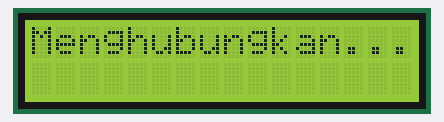
A sketch run on a simulated ESP32. Shown: 16×2 character LCD. WiFi joins after 1.5 s; servers stay silent unless stated; the local clock reads 2024-03-15 10:24:30 at power-on unless the sketch sets it; what the sketch prints to the serial monitor is not drawn.

Above: at 0.1 s.
At 1.84 s:
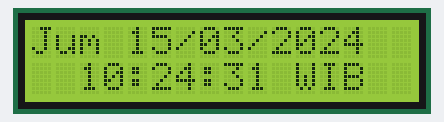
At 6.1 s:
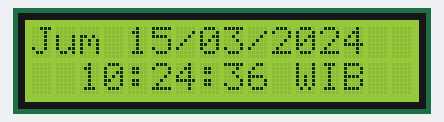
At 11.1 s:
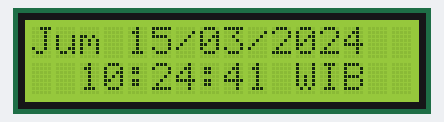
At 19.1 s:
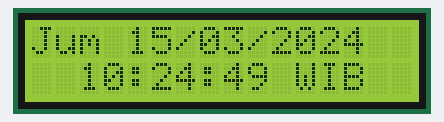
At 37.1 s:
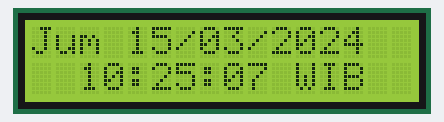

The sketch:

sketch.ino
```cpp
#include <WiFi.h>
#include <time.h>
#include <Wire.h>
#include <LiquidCrystal_I2C.h>

// WiFi bawaan simulator Wokwi
const char* WIFI_SSID = "Wokwi-GUEST";
const char* WIFI_PASS = "";

// Pengaturan NTP / zona waktu
const char* NTP_SERVER = "pool.ntp.org";
const long  GMT_OFFSET_SEC = 7 * 3600;  // WIB = UTC+7
const int   DST_OFFSET_SEC = 0;

// LCD 16x2 dengan alamat I2C 0x27
LiquidCrystal_I2C lcd(0x27, 16, 2);

const char* HARI[] = {"Min", "Sen", "Sel", "Rab", "Kam", "Jum", "Sab"};

int lastSecond = -1;

void setup() {
  Serial.begin(115200);

  Wire.begin(21, 22);  // SDA = GPIO21, SCL = GPIO22
  lcd.init();
  lcd.backlight();

  lcd.setCursor(0, 0);
  lcd.print("Menghubungkan...");

  WiFi.begin(WIFI_SSID, WIFI_PASS, 6);
  while (WiFi.status() != WL_CONNECTED) {
    delay(250);
    Serial.print(".");
  }
  Serial.println("\nWiFi terhubung");

  configTime(GMT_OFFSET_SEC, DST_OFFSET_SEC, NTP_SERVER);

  lcd.clear();
  lcd.setCursor(0, 0);
  lcd.print("Sinkron waktu...");

  struct tm timeinfo;
  while (!getLocalTime(&timeinfo)) {
    delay(500);
  }
  lcd.clear();
}

void loop() {
  struct tm t;
  if (!getLocalTime(&t)) {
    lcd.setCursor(0, 0);
    lcd.print("Gagal ambil NTP ");
    delay(1000);
    return;
  }

  // Update layar hanya saat detik berganti
  if (t.tm_sec == lastSecond) {
    delay(50);
    return;
  }
  lastSecond = t.tm_sec;

  char baris1[17];
  char baris2[17];

  // Baris 1: Hari, tanggal  -> "Sel 03/11/2026"
  snprintf(baris1, sizeof(baris1), "%s %02d/%02d/%04d  ",
           HARI[t.tm_wday], t.tm_mday, t.tm_mon + 1, t.tm_year + 1900);

  // Baris 2: Jam digital    -> "  14:23:45 WIB "
  snprintf(baris2, sizeof(baris2), "  %02d:%02d:%02d WIB ",
           t.tm_hour, t.tm_min, t.tm_sec);

  lcd.setCursor(0, 0);
  lcd.print(baris1);
  lcd.setCursor(0, 1);
  lcd.print(baris2);
}
```

Measured:
- what the display in image 1 shows lasts 0.5 s, from 1.6 s to 2.1 s
- what the display in image 2 shows lasts 1.1 s, from 6.0 s to 7.1 s
